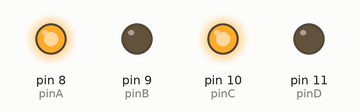
Recording of a program running on a simulated Arduino Uno, built with avr-gcc and run on an emulated ATmega328P. Shown: output pins drawn as LEDs (lit = HIGH). What the program prints to the serial monitor is not drawn.

Above: at 0.1 s.
Timing chart, 0 to 1.6 s (numbered marks = the images above):
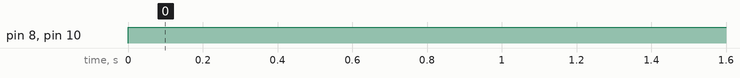

Measured:
- by itself, pin 8 (pinA), pin 10 (pinC): LOW → HIGH at 0.00 s

The program:

main.cpp
```cpp
// This project turns on and off a single Nixie tube.

#include <Arduino.h>

int daysLeft = 15;

int pinA = 8;
int pinB = 9;
int pinC = 10;
int pinD = 11;

int onesInt = 0;

void setup() {
  // init Serial
  Serial.begin(9600);

  // Set driver control pins to output mode
  pinMode(pinA,OUTPUT);
  pinMode(pinB,OUTPUT);
  pinMode(pinC,OUTPUT);
  pinMode(pinD,OUTPUT);

}


void loop() {

  onesInt = daysLeft % 10;

  // Write to pins
  digitalWrite(pinA,bitRead(onesInt,0));
  digitalWrite(pinB,bitRead(onesInt,1));
  digitalWrite(pinC,bitRead(onesInt,2));
  digitalWrite(pinD,bitRead(onesInt,3));

  Serial.print(onesInt);
  Serial.println(" Sent to Nixie Tube");
}
```
